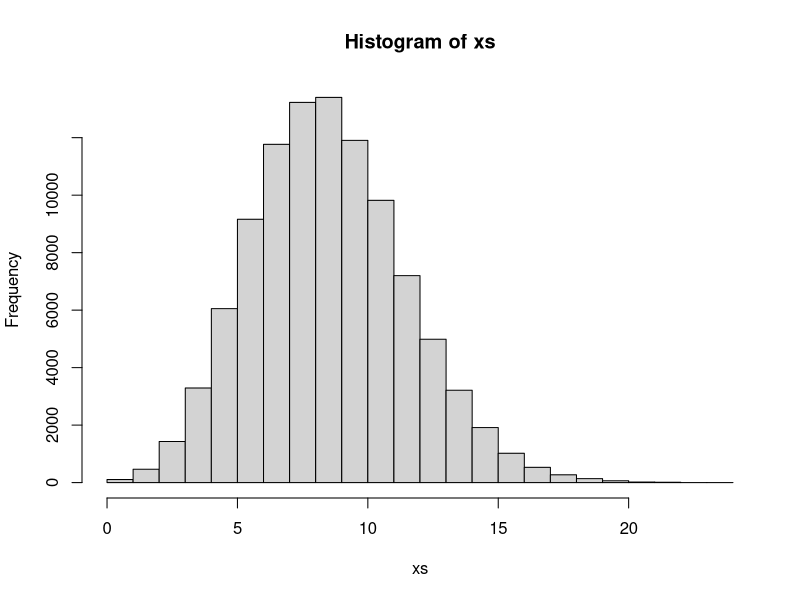

Here is the R script that generated this plot: (Note: this script raises an error after producing the figure.)
dbinom(6, 10, 1/2)  # P(X = 6)
sum(dbinom(6:0, 10, .5))  # P(X <= 6)
choose(10, 6)*1/2^6*(1-1/2)^4  # P(X = 6)
dbinom(4, 10, .7)  # P(Y = 4 | Y~Bin(n = 10, p = .7))

xs <- rbinom(100000, 300, .03)
hist(xs)
mean(xs <= 12 & xs >=5)

z <- 0:300
pz <- dbinom(z, 300, .03)

EVX <- function(x, px){
  if(sum(px) != 1)
    stop("sum of probabilities must be 1.")
  if(length(x) != length(px))
    stop("x and px must be the same length.")
  E <- sum(x*px)
  V <- sum(((x - E)^2)*px)
  S <- sqrt(V)
  c(E, V, S)
}

EVX(z, pz)

# Expected Values #2
x <- 1:3
px <- c(.53, .47*.53, .47^2*.53 + .47^3)
EVX(x, px)
# E(Boys)
x <- 0:3
px <- c(.53, .47*.53, .47^2*.53, .47^3)
EVX(x, px)
# SD # 1
x <- c(0, 13, 26, 41)
px <- c(26/52, 13/52, 12/52, 1/52)
EVX(x, px)
# SD # 2
x <- 1:3
px <- c(.46, .54*.46, 1 - .46 - .54*.46)
EVX(x, px)
# E value and variance # 1
x <- c(110 - 9000, 110 - 2000, 110)
px <- c(1/2083, 1/495, 1 -(1/2083 + 1/495))
EVX(x, px)

--------------------------------------------

z <- 0:300
pz <- dbinom(z, 300, .03)
EVX(z, pz)
# E(Z) = 9.0, S(X) = 2.954657
# Y ~approx N(9, 2.954657)
# Solve Exactly
# P(6 <= Z <= 12) = P(Z <= 12) - P(Z <= 5)
pbinom(12, 300, 0.03) - pbinom(5, 300, 0.03)
# Or
sum(dbinom(6:12, 300, 0.03))
# Approximation now
# P(6 <= Y <= 12)
pnorm(12, 9, 2.954657) - pnorm(6, 9, 2.954657)  
  
################### 

# Suppose IQ ~ N(100, 16)

# P(84 <= IQ <= 116)  = P(IQ <= 116) - P(IQ <= 84) 
pnorm(116, 100, 16) - pnorm(84, 100, 16)

# P(IQ <= x) = 0.95
qnorm(.95, 100, 16)

#



#### Using simulation

xs <- rbinom(10000, 10, .5)
mean(xs == 6)
mean(xs <= 6)

ys <- rbinom(10000, 10, .7)
mean(ys == 4)


y <- 0:10
py <- dbinom(y, 10, .7)
DF <- data.frame(y, py)
DF
(EY <- sum(y*py))

10*.7*.3
VY <- sum((y - EY)^2*py)
VY
VY^.5

x <- 0:3
px <- c(.3, .2, .1, .4)
(EX <- sum(x*px))
(VX <- sum((x - EX)^2*px))
(SX <- VX^.5)
